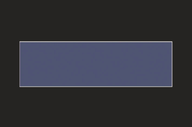
#> input picture physchem/liion/PMC7040616/pdfimages/image.1.2.476_518.13_41/raw.png, 192 x 127 px, shrunk from 355 x 234 before the run, found by its file name
$ jupyter execute --allow-errors plot_label.ipynb   (shell and % lines are left out)
#> lines starting #> are read from the running program, lines starting #| are printed output that depends on the picture
[cell 1]

import os
HOME = os.path.expanduser("~")
JUPYTER = os.path.join(HOME, "workspace", "jupyter")
IMAGES = os.path.join(JUPYTER, "physchem", "images")
PHYSCHEM_LIION = os.path.join(JUPYTER, "physchem", "liion")

[cell 2]
PHYSCHEM_IMAGES = os.path.join(JUPYTER, "physchem", "images")
imgdict = {"RED_BLACK" : os.path.join(PHYSCHEM_IMAGES, "red_black_cv.png"),
        "CAPACITY" : os.path.join(PHYSCHEM_IMAGES, "capacitycycle.png"),
        "GREEN" : os.path.join(PHYSCHEM_LIION, 'PMC7077619/pdfimages/image.8.3.81_523.164_342/raw.png'),
        "PANEL2" : os.path.join(PHYSCHEM_LIION, 'PMC7075112/pdfimages/image.5.2.98_499.292_449/raw.png'),
        "PLOT2" : os.path.join(PHYSCHEM_LIION, 'PMC7075112/pdfimages/image.4.3.117_479.722_864/raw.png'),
        "PLOT3" : os.path.join(PHYSCHEM_LIION, 'PMC7074852/pdfimages/image.7.3.86_507.385_495/raw.png'),
        "PLOT32" : os.path.join(PHYSCHEM_LIION, 'PMC7067258/pdfimages/image.5.1.52_283.71_339/raw.png'),
          }

# https://note.nkmk.me/en/python-numpy-opencv-image-binarization/
import scipy.ndimage
from PIL import Image
import numpy as np
from collections import Counter

def filter_less_than(arr, k):
    return arr[np.nonzero(arr < k)]

def filter_equals(arr, k):
    print("arr", type(arr), arr.shape)
    foo = arr[np.nonzero(arr == k)]
    foo.reshape(arr.shape)
    print("foo", type(foo), foo.shape)
    return foo

def test1(image):
    s = ndimage.generate_binary_structure(2,1)
    labeled_array, numpatches = ndimage.label(image, s)
    sizes = ndimage.sum(image, labeled_array, range(1, numpatches + 1))
    max_label = np.where(sizes == sizes.max())[0] + 1
    output = np.asarray(labeled_array == max_label, np.uint8)

def label_binary(image_file, img_count=5, thresh=128):
#> called with img_count = 10, thresh = 180
    im_gray =np.array(Image.open(image_file).convert("L"))
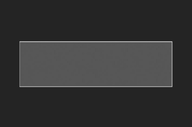
#> im_gray: shape (127, 192); min 25, max 164, mean 51.7

    im_bool = im_gray > thresh
#> im_bool: shape (127, 192) bool; every value is 0
    maxval = 255

    im_bin = (im_gray > thresh) * maxval
#> im_bin: shape (127, 192) int64; every value is 0

    im_invert = (255 - im_bin)
#> im_invert: shape (127, 192) int64; every value is 255

    # https://stackoverflow.com/questions/52078231/get-a-quanity-of-pixels-with-specific-color-at-image-python-opencv

    Image.fromarray(np.uint8(im_bin)).save('numpy_binarization.png')

#    labeled, nr_objects = scipy.ndimage.label(im_bin, output=np.uint8)
#    im_bin_shaped= np.ndarray(shape=im_bin.shape, dtype=np.uint8)

#    labeled, nr_objects = scipy.ndimage.label(im_invert, output=np.uint8)
    labeled, nr_objects = scipy.ndimage.label(im_invert)
#> labeled: shape (127, 192) int32; every value is 1
#> nr_objects = 1
    # index regions by size => index
    labels_by_size = {}
    for label in range(nr_objects):
        labels_by_size[np.count_nonzero(labeled == label)] = label;
#> after the loop, labels_by_size = {0: 0}

# still learning this
#    sorted_regions_by_size = {k: v for k, v in sorted(regions_by_size.items(), key=lambda item: (item[0], item[1]), reverse=True)}
    sorted_regions_by_size = []
    labels_by_size_sorted = sorted(labels_by_size.items(), key=lambda item: item[0], reverse=True)
#> labels_by_size_sorted = [(0, 0)]

    count = 0 ## use enumerate later
    for labels_by_size in labels_by_size_sorted:
        if count >= img_count:
            break
        label = labels_by_size[1]

        #this reduces the size of the image - strips all zeros; can't yet make it work
        filtered_image = labeled[labeled != label]
        # take the simple route - much slower but works
        filtered_image = np.full(im_bin.shape, 255)

        for r in range(filtered_image.shape[0]):
            for c in range(filtered_image.shape[1]):
                val = labeled[r,c]
                if val == label:
                    filtered_image[r,c] = 0

        ff8 = filtered_image.astype(np.uint8)
        Image.fromarray(ff8).show()

        count += 1
#> after the loop, count = 1


print(imgdict.keys())
image_file = imgdict["PLOT32"]
print("f", image_file, os.path.exists(image_file))
label_binary(image_file, img_count=10, thresh=180)

# Label image regions

This example shows how to segment an image with image labelling. The following
steps are applied:

1. Thresholding with automatic Otsu method
2. Close small holes with binary closing
3. Remove artifacts touching image border
4. Measure image regions to filter small objects

[cell 3]
import matplotlib.pyplot as plt
import matplotlib.patches as mpatches

from skimage import data
from skimage.filters import threshold_otsu
from skimage.segmentation import clear_border
from skimage.measure import label, regionprops
from skimage.morphology import closing, square
from skimage.color import label2rgb


# image = data.coins()[50:-50, 50:-50]
# requires grayscale
def labels(image):
    # apply threshold
    thresh = threshold_otsu(image)
    bw = closing(image > thresh, square(3))

    # remove artifacts connected to image border
    cleared = clear_border(bw)

    # label image regions
    label_image = label(cleared)
    # to make the background transparent, pass the value of `bg_label`,
    # and leave `bg_color` as `None` and `kind` as `overlay`
    image_label_overlay = label2rgb(label_image, image=image, bg_label=0)

    fig, ax = plt.subplots(figsize=(10, 6))
    ax.imshow(image_label_overlay)

    for region in regionprops(label_image):
        # take regions with large enough areas
        if region.area >= 100:
            # draw rectangle around segmented coins
            minr, minc, maxr, maxc = region.bbox
            rect = mpatches.Rectangle((minc, minr), maxc - minc, maxr - minr,
                                      fill=False, edgecolor='red', linewidth=2)
            ax.add_patch(rect)

    ax.set_axis_off()
    plt.tight_layout()
    plt.show()

JUPYTER = "/Users/pm286/workspace/jupyter"
import os
import numpy as np
from PIL import Image
imagefile = os.path.join(JUPYTER, "physchem", "images", "red_black_cv.png")
image = Image.open(imagefile).convert('LA')
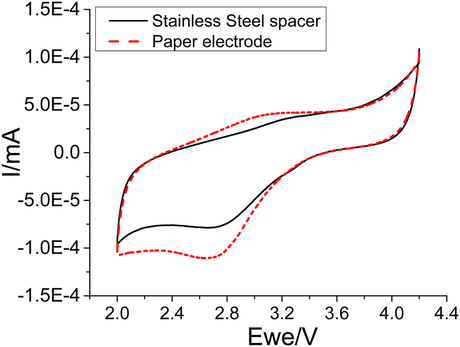
#> input picture physchem/images/red_black_cv.png, 460 x 347 px, shrunk from 850 x 641 before the run, found by its file name
print("image", type(image))
#| image <class 'PIL.Image.Image'>
#> (the rest of this cell did not finish here and is left out)
